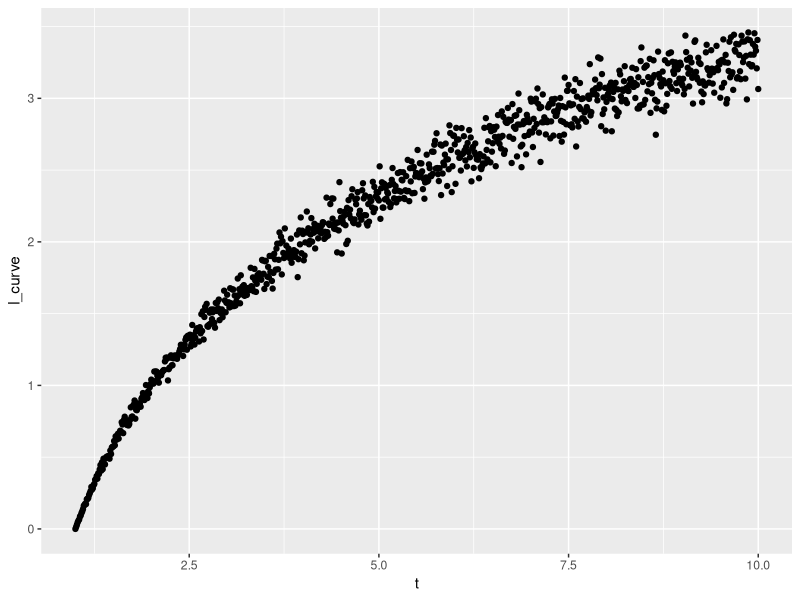
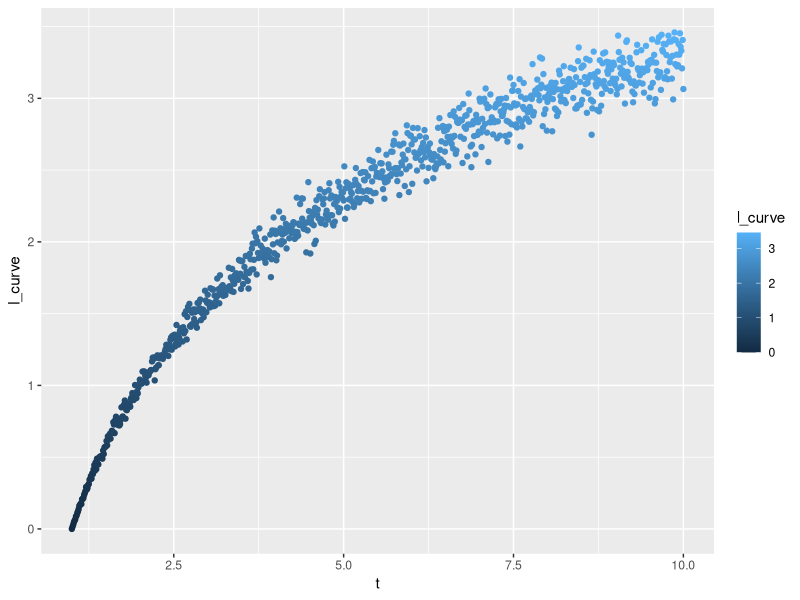
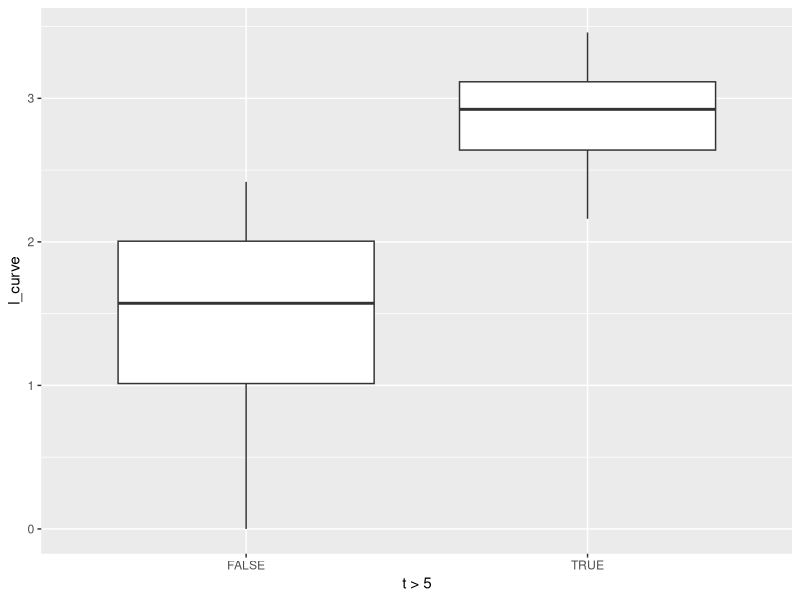

Write the R code that produced these figures, in order.
# обработка данны эксперимента
# загрузка библиотек 
library("ggplot2")  # графики

d_ <- read.csv("data.csv")
head(d_)

t <- d_[2]
l <- d_[3]
l_curve <-  d_[3]

ggplot(data = d_, aes(x=t, y=l_curve))  + geom_point()
ggplot(data = d_, aes(x=t, y=l_curve, color = l_curve))  + stat_identity()
ggplot(data = d_, aes(x=t>5, y=l_curve, color = l_curve))  + geom_boxplot()

